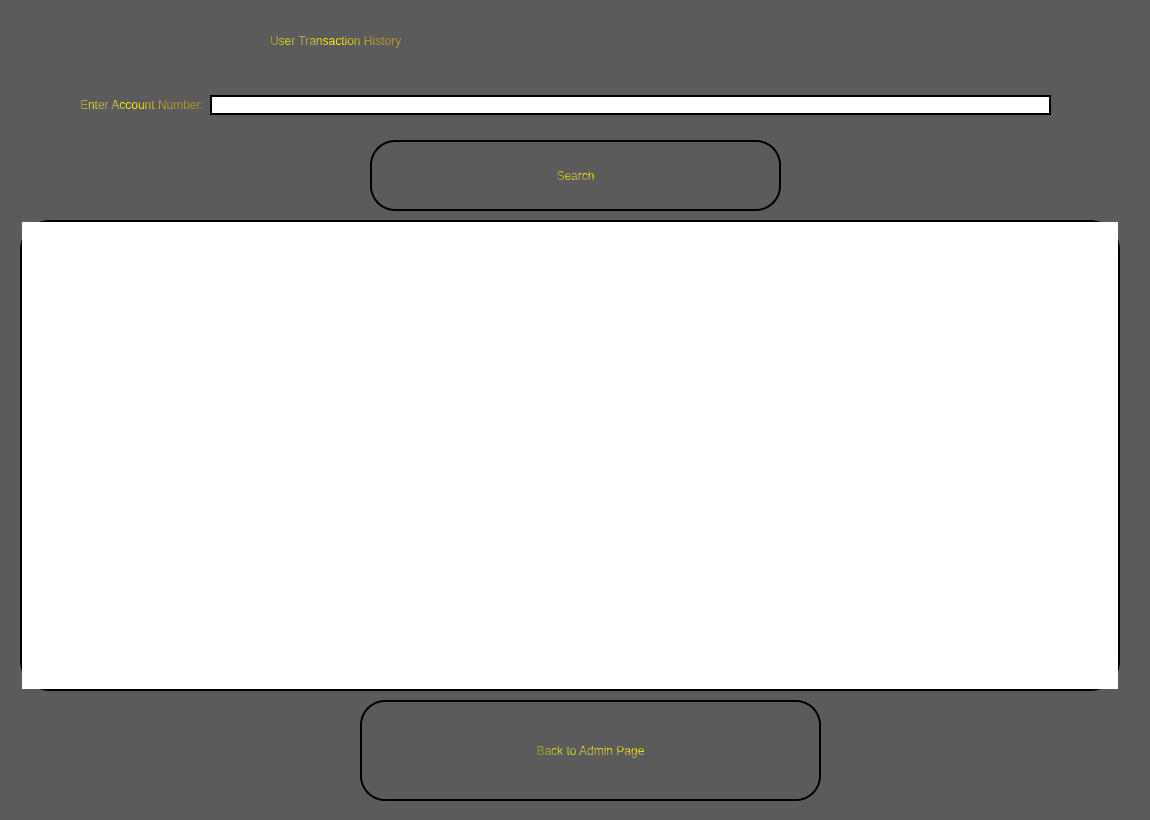
<?xml version="1.0" encoding="UTF-8"?>
<ui version="4.0">
 <class>View_Transaction_History</class>
 <widget class="QWidget" name="View_Transaction_History">
  <property name="geometry">
   <rect>
    <x>0</x>
    <y>0</y>
    <width>1150</width>
    <height>820</height>
   </rect>
  </property>
  <property name="windowTitle">
   <string>Admin - Get User Transaction History</string>
  </property>
  <property name="windowIcon">
   <iconset>
    <normaloff>C:/Users/Ahmed Mohammed/Desktop/Pictures/App_Icon.png</normaloff>C:/Users/Ahmed Mohammed/Desktop/Pictures/App_Icon.png</iconset>
  </property>
  <widget class="QLabel" name="Sign_In_Label">
   <property name="geometry">
    <rect>
     <x>0</x>
     <y>0</y>
     <width>1150</width>
     <height>900</height>
    </rect>
   </property>
   <property name="sizePolicy">
    <sizepolicy hsizetype="Fixed" vsizetype="Fixed">
     <horstretch>0</horstretch>
     <verstretch>0</verstretch>
    </sizepolicy>
   </property>
   <property name="styleSheet">
    <string notr="true">background-color: rgb(91, 91, 91);</string>
   </property>
   <property name="text">
    <string/>
   </property>
   <property name="pixmap">
    <pixmap>C:/Users/Ahmed Mohammed/Desktop/Pictures/ezgif-6-82dce513e7.png</pixmap>
   </property>
   <property name="scaledContents">
    <bool>true</bool>
   </property>
  </widget>
  <widget class="QPushButton" name="Search">
   <property name="geometry">
    <rect>
     <x>370</x>
     <y>140</y>
     <width>411</width>
     <height>71</height>
    </rect>
   </property>
   <property name="styleSheet">
    <string notr="true">border-color: qlineargradient(spread:pad, x1:0, y1:0, x2:1, y2:0, stop:0 rgba(0, 0, 0, 255), stop:1 rgba(255, 255, 255, 255));
font: 700 20pt &quot;Segoe Script&quot;;
color: qconicalgradient(cx:0, cy:0, angle:135, stop:0 rgba(255, 255, 0, 69), stop:0.375 rgba(255, 255, 0, 69), stop:0.423533 rgba(251, 255, 0, 145), stop:0.45 rgba(247, 255, 0, 208), stop:0.477581 rgba(255, 244, 71, 130), stop:0.518717 rgba(255, 218, 71, 130), stop:0.55 rgba(255, 255, 0, 255), stop:0.57754 rgba(255, 203, 0, 130), stop:0.625 rgba(255, 255, 0, 69), stop:1 rgba(255, 255, 0, 69));

border-radius: 25px; /* This should be half of the width/height */
border: 2px solid black; /* Optional: adds a visible border around the button */</string>
   </property>
   <property name="text">
    <string>Search</string>
   </property>
  </widget>
  <widget class="QListWidget" name="Transaction_History_LW">
   <property name="geometry">
    <rect>
     <x>20</x>
     <y>220</y>
     <width>1100</width>
     <height>471</height>
    </rect>
   </property>
   <property name="styleSheet">
    <string notr="true">border-color: qlineargradient(spread:pad, x1:0, y1:0, x2:1, y2:0, stop:0 rgba(0, 0, 0, 255), stop:1 rgba(255, 255, 255, 255));
font: 700 12pt &quot;Segoe Script&quot;;
color: qconicalgradient(cx:0.058, cy:0.636, angle:0, stop:0 rgba(91, 80, 0, 255), stop:0.16 rgba(136, 106, 22, 255), stop:0.168269 rgba(235, 219, 102, 255), stop:0.225 rgba(128, 105, 15, 255), stop:0.285 rgba(204, 181, 74, 255), stop:0.415 rgba(245, 236, 112, 255), stop:0.52 rgba(209, 190, 76, 255), stop:0.57 rgba(187, 156, 51, 255), stop:0.695 rgba(202, 174, 68, 255), stop:0.75 rgba(218, 202, 86, 255), stop:0.815 rgba(208, 187, 73, 255), stop:0.88 rgba(187, 156, 51, 255), stop:0.935 rgba(137, 108, 26, 255), stop:0.990385 rgba(119, 98, 14, 255), stop:1 rgba(35, 40, 3, 255));


border-radius: 30px; /* This should be half of the width/height */
border: 2px solid black; /* Optional: adds a visible border around the button */</string>
   </property>
  </widget>
  <widget class="QPushButton" name="Back">
   <property name="geometry">
    <rect>
     <x>360</x>
     <y>700</y>
     <width>461</width>
     <height>101</height>
    </rect>
   </property>
   <property name="styleSheet">
    <string notr="true">border-color: qlineargradient(spread:pad, x1:0, y1:0, x2:1, y2:0, stop:0 rgba(0, 0, 0, 255), stop:1 rgba(255, 255, 255, 255));
font: 700 20pt &quot;Segoe Script&quot;;
color: qconicalgradient(cx:0, cy:0, angle:135, stop:0 rgba(255, 255, 0, 69), stop:0.375 rgba(255, 255, 0, 69), stop:0.423533 rgba(251, 255, 0, 145), stop:0.45 rgba(247, 255, 0, 208), stop:0.477581 rgba(255, 244, 71, 130), stop:0.518717 rgba(255, 218, 71, 130), stop:0.55 rgba(255, 255, 0, 255), stop:0.57754 rgba(255, 203, 0, 130), stop:0.625 rgba(255, 255, 0, 69), stop:1 rgba(255, 255, 0, 69));

border-radius: 25px; /* This should be half of the width/height */
border: 2px solid black; /* Optional: adds a visible border around the button */</string>
   </property>
   <property name="text">
    <string>Back to Admin Page</string>
   </property>
  </widget>
  <widget class="QLabel" name="label_3">
   <property name="geometry">
    <rect>
     <x>270</x>
     <y>10</y>
     <width>551</width>
     <height>61</height>
    </rect>
   </property>
   <property name="styleSheet">
    <string notr="true">color: rgb(255, 255, 255);
color: qconicalgradient(cx:0, cy:0, angle:135, stop:0 rgba(255, 255, 0, 69), stop:0.375 rgba(255, 255, 0, 69), stop:0.423533 rgba(251, 255, 0, 145), stop:0.45 rgba(247, 255, 0, 208), stop:0.477581 rgba(255, 244, 71, 130), stop:0.518717 rgba(255, 218, 71, 130), stop:0.55 rgba(255, 255, 0, 255), stop:0.57754 rgba(255, 203, 0, 130), stop:0.625 rgba(255, 255, 0, 69), stop:1 rgba(255, 255, 0, 69));
font: 3000 24pt &quot;Segoe Script&quot;;
</string>
   </property>
   <property name="text">
    <string>User Transaction History</string>
   </property>
  </widget>
  <widget class="QWidget" name="">
   <property name="geometry">
    <rect>
     <x>80</x>
     <y>80</y>
     <width>971</width>
     <height>50</height>
    </rect>
   </property>
   <layout class="QHBoxLayout" name="horizontalLayout">
    <item>
     <widget class="QLabel" name="label_2">
      <property name="styleSheet">
       <string notr="true">color: qconicalgradient(cx:0, cy:0, angle:135, stop:0 rgba(255, 255, 0, 69), stop:0.375 rgba(255, 255, 0, 69), stop:0.423533 rgba(251, 255, 0, 145), stop:0.45 rgba(247, 255, 0, 208), stop:0.477581 rgba(255, 244, 71, 130), stop:0.518717 rgba(255, 218, 71, 130), stop:0.55 rgba(255, 255, 0, 255), stop:0.57754 rgba(255, 203, 0, 130), stop:0.625 rgba(255, 255, 0, 69), stop:1 rgba(255, 255, 0, 69));
font: 3000 14pt &quot;Segoe Script&quot;;</string>
      </property>
      <property name="text">
       <string>Enter Account Number:</string>
      </property>
     </widget>
    </item>
    <item>
     <widget class="QLineEdit" name="Account_Number_LE">
      <property name="styleSheet">
       <string notr="true">border-color: qlineargradient(spread:pad, x1:0, y1:0, x2:1, y2:0, stop:0 rgba(0, 0, 0, 255), stop:1 rgba(255, 255, 255, 255));
font: 700 16pt &quot;Segoe Script&quot;;
color: qconicalgradient(cx:0.058, cy:0.636, angle:0, stop:0 rgba(91, 80, 0, 255), stop:0.16 rgba(136, 106, 22, 255), stop:0.168269 rgba(235, 219, 102, 255), stop:0.225 rgba(128, 105, 15, 255), stop:0.285 rgba(204, 181, 74, 255), stop:0.415 rgba(245, 236, 112, 255), stop:0.52 rgba(209, 190, 76, 255), stop:0.57 rgba(187, 156, 51, 255), stop:0.695 rgba(202, 174, 68, 255), stop:0.75 rgba(218, 202, 86, 255), stop:0.815 rgba(208, 187, 73, 255), stop:0.88 rgba(187, 156, 51, 255), stop:0.935 rgba(137, 108, 26, 255), stop:0.990385 rgba(119, 98, 14, 255), stop:1 rgba(35, 40, 3, 255));


border-radius: 15px; /* This should be half of the width/height */
border: 2px solid black; /* Optional: adds a visible border around the button */</string>
      </property>
     </widget>
    </item>
   </layout>
  </widget>
 </widget>
 <resources/>
 <connections/>
</ui>
